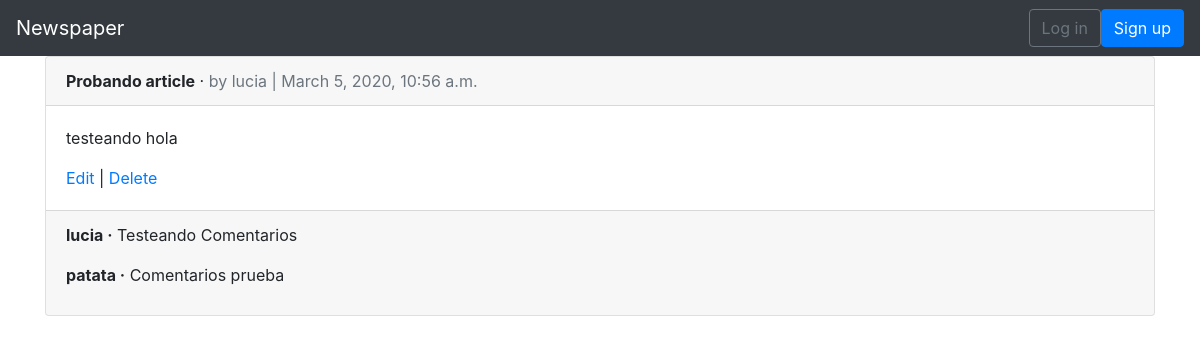
/articles/, run on an earlier commit of the app's database.
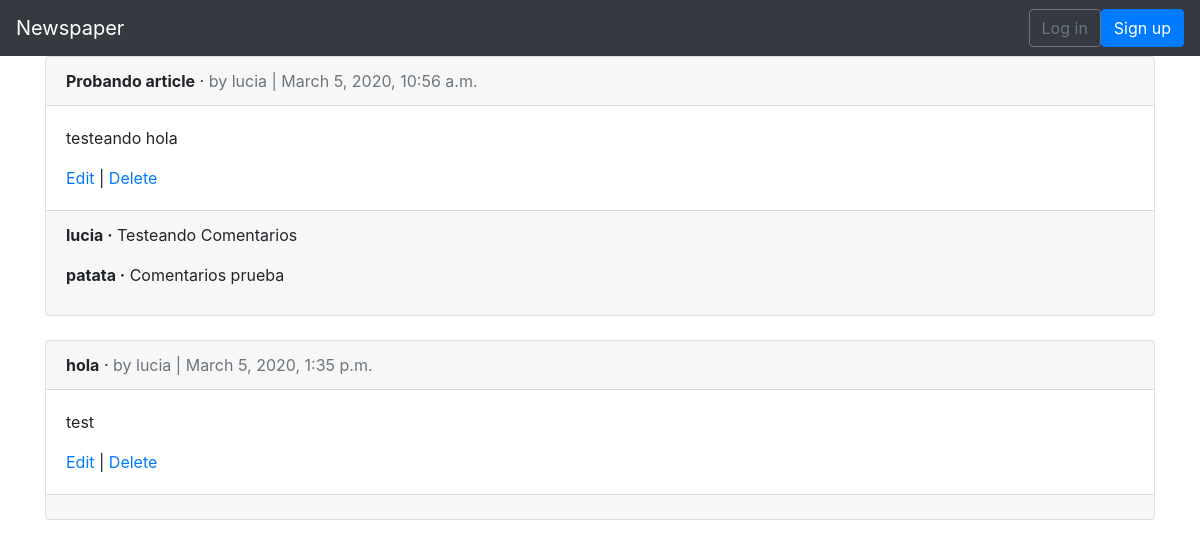
And on a later commit of the database.
### articles/models.py (models this page shows, shortened)
class Article(models.Model):
    title = models.CharField(max_length=255)
    body = models.TextField()
    date = models.DateTimeField(auto_now_add=True)
    author = models.ForeignKey(
        settings.AUTH_USER_MODEL,
        on_delete=models.CASCADE,
    )

class Comment(models.Model):
    article = models.ForeignKey(
        Article,
        on_delete=models.CASCADE,
        related_name='comments'
    )
    comment = models.CharField(max_length=140)
    author = models.ForeignKey(
        settings.AUTH_USER_MODEL,
        on_delete=models.CASCADE,
    )
    def __str__(self):
        return self.comment

### users/models.py (models this page shows)
class CustomUser(AbstractUser):
    age = models.PositiveIntegerField(default=0)

### articles/views.py (the view)
# urls.py: path('', views.ArticleListView.as_view(), name='article_list'),
class ArticleListView(LoginRequiredMixin, ListView):
    model = models.Article
    template_name = 'article_list.html'
    login_url = 'login'

### templates/article_list.html (shortened to what this page needs)
{% extends 'base.html' %}
{% block content %}
  {% for article in object_list %}
    <div class="card">
      <div class="card-header">
        <span class="font-weight-bold">{{ article.title }}</span> &middot;
        <span class="text-muted">by {{ article.author }} | {{ article.date }}</span>
      </div>
      <div class="card-body">
        <p>{{ article.body }}</p>
        <a href="{% url 'article_edit' article.pk %}">Edit</a> |
        <a href="{% url 'article_delete' article.pk %}">Delete</a>
      </div>
      <div class="card-footer">
        {% for comment in article.comments.all %}
          <p>
            <span class="font-weight-bold">{{ comment.author }} &middot;</span>
            {{ comment }}
          </p>
        {% endfor %}
      </div>
    </div>
    <br />
  {% endfor %}
{% endblock content %}

### templates/base.html (shortened to what this page needs)
<!doctype html>
<html lang="en">
<head>
  <link rel="stylesheet" href="https://maxcdn.bootstrapcdn.com/bootstrap/4.0.0/css/bootstrap.min.css"
>
</head>
<body>
  <nav class="navbar navbar-expand-md navbar-dark bg-dark mb- ">
    <a class="navbar-brand" href="{% url 'home' %}">Newspaper</a>
    <div class="collapse navbar-collapse" id="navbarCollapse">
      {% if user.is_authenticated %}
      <ul class="navbar-nav ml-auto">
        <li class="nav-item">
          <a class="nav-link dropdown-toggle" href="#" id="userMenu" data-toggle="dropdown" aria-haspopup="true"
            aria-expanded="false">
            {{ user.username }}
          </a>
          <div class="dropdown-menu dropdown-menu-right" aria-labelledby="userMenu">
            <a class="dropdown-item" href="{% url 'password_change' %}">Change password</a>
            <div class="dropdown-divider"></div>
            <a class="dropdown-item" href="{% url 'logout' %}">Log out</a>
          </div>
        </li>
      </ul>
      {% else %}
      <form class="form-inline ml-auto">
        <a href="{% url 'login' %}" class="btn btn-outline-secondary">Log in</a>
        <a href="{% url 'signup' %}" class="btn btn-primary ml- ">Sign up</a>
      </form>
      {% endif %}
    </div>
  </nav>
  <div class="container">
    {% block content %}
    {% endblock %}
  </div>
</body>
</html>

What changed in the data, as far as the page shows it:
added Article: title "hola", author "lucia", date "March 5, 2020, 1:35 p.m.", body "test"
